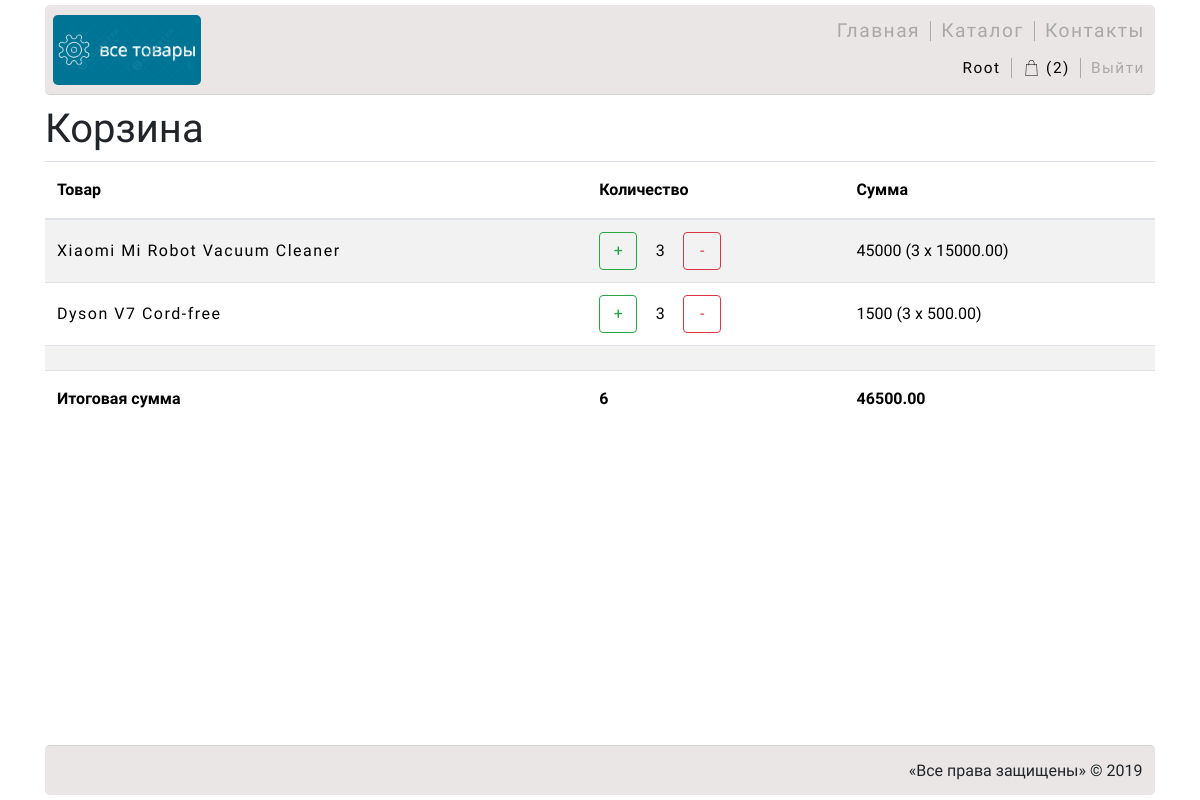
Before: /cart/ (signed in) with the older database file.
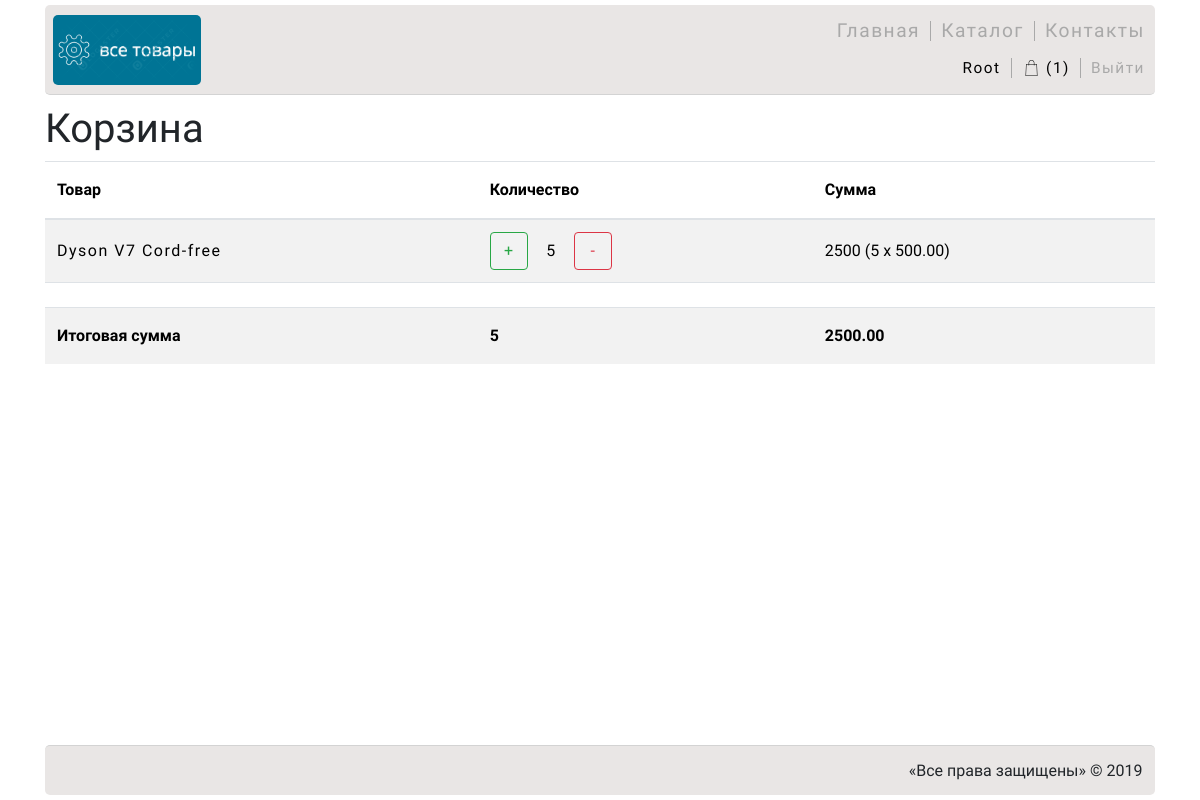
After: the same page with the newer database file.
### authapp/models.py (models this page shows)
class ShopUser(AbstractUser):
    GENDER_TYPE_CHOICES = (
        (-1, 'Не указан'),
        (0, 'Женский'),
        (1, 'Мужской')
    )
    firstname = models.CharField(verbose_name='Имя', max_length=64, null=True)
    lastname = models.CharField(verbose_name='Фамилия', max_length=128, blank=True)
    gender = models.SmallIntegerField(verbose_name='Пол', choices=GENDER_TYPE_CHOICES, default=-1)
    age = models.PositiveIntegerField(verbose_name='Возраст')
    avatar = models.ImageField(verbose_name='Аватар', upload_to='avatars', blank=True)

### cartapp/models.py (models this page shows, shortened)
class ShopCart(models.Model):
    class Meta:
        unique_together = ('user', 'product')
        verbose_name = 'Корзина'
        verbose_name_plural = 'Корзины'
    user = models.ForeignKey(settings.AUTH_USER_MODEL,
                             on_delete=models.CASCADE, related_name='cart')
    product = models.ForeignKey(Products, on_delete=models.CASCADE)
    quantity = models.IntegerField(verbose_name='Количество', default=0)
    created_at = models.DateTimeField(verbose_name='Время добавления товара',
                                      auto_now_add=True)

### mainapp/models.py (models this page shows, shortened)
class Products(models.Model):
    class Meta:
        verbose_name = 'Product'
        verbose_name_plural = 'Products'
    category = models.ForeignKey(ProductCategory, on_delete=models.CASCADE)
    name = models.CharField(verbose_name='name of product', max_length=64)
    short_description = models.CharField(verbose_name='short comment of product', max_length=512)
    full_description = models.TextField(verbose_name='large protuct description', blank=True)
    overview = models.TextField(verbose_name='large product review', blank=True)
    image_preview = models.ImageField(upload_to='product-img', blank=True)
    price = models.DecimalField(verbose_name='product price', max_digits=8, decimal_places=2, default=0)
    quantity = models.PositiveIntegerField(verbose_name='stock quantity', default=0)

### cartapp/views.py (the view)
# urls.py: path('', cartapp.show, name='index'),
@login_required
def show(request):
    title = 'Все товары | Корзина'
    cart = ShopCart.objects.select_related(
        'product'
    ).filter(user=request.user).all()
    return render(request, 'cartapp/cart.html',
                  {'title': title,
                   'cart': cart, })

### cartapp/templatetags/cart_extras.py (called while the page is built)
@register.filter
def summary_price(cart):
    summary_price = 0
    for card_id in cart:
        summary_price += card_id.quantity * card_id.product.price
    return summary_price

@register.filter
def summary_count(cart):
    summary_count = 0
    for card_id in cart:
        summary_count += card_id.quantity
    return summary_count

### cartapp/templates/cartapp/cart.html (shortened to what this page needs)
{% extends 'mainapp/include/base.html' %}
{% load static %}
{% block content %}
    <h1>Корзина</h1>
    <table class="table table-striped">
        <thead>
        <tr>
            <th scope="col" class="cart-text cart-text-head">Товар</th>
            <th scope="col" class="cart-text cart-text-head">Количество</th>
            <th scope="col" class="cart-text cart-text-head">Cумма</th>
        </tr>
        </thead>
        <tbody>
            {% include 'cartapp/include/cart_tbody.html' %}
        </tbody>
    </table>
{% endblock %}

### mainapp/templates/mainapp/include/base.html (shortened to what this page needs)
<!DOCTYPE html>
<html lang="ru">
{% load static %}
<head>
    <link rel="stylesheet" href="{% static 'mainapp/css/main.css' %}">
    <link rel="stylesheet" href="{% static 'mainapp/css/contacts.css' %}">
    <link rel="stylesheet" href="{% static 'mainapp/css/styles.css' %}">
    <link rel="stylesheet" href="https://stackpath.bootstrapcdn.com/bootstrap/4.3.1/css/bootstrap.min.css"
>
</head>
<body>
<div class="container">
    <dev class="top">
        <div class="header">
            <a href="/"><img class="logo" src="{% static 'mainapp/img/logo.png' %}" alt="Все товары"></a>
            <div class="right-part-header">
                <div class="menu">
                    <ul class="menu-list">
                        <li class="menu-list-li"><a
                                class="menu-list-a {% if request.resolver_match.view_name == 'index' %}active-menu-list-a{% endif %}"
                                href="{% url 'index' %}">Главная</a></li>
                        <li class="menu-list-li"><a
                                class="menu-list-a {% if request.resolver_match.namespace == 'products' %}active-menu-list-a{% endif %}"
                                href="{% url 'products:index' %}">Каталог</a></li>
                        <li class="menu-list-li"><a
                                class="menu-list-a {% if request.resolver_match.view_name == 'contacts' %}active-menu-list-a{% endif %}"
                                href="{% url 'contacts' %}">Контакты</a></li>
                    </ul>
                </div>
                <div class="login">
                    <ul class="menu-list">
                        {% if user.is_authenticated %}
                            <li class="menu-list-li">
                                <a class="menu-list-a active-menu-list-a" href="{% url 'auth:edit' %}">
                                    {{ user.username | capfirst }}
                                </a>
                            </li>
                            <li class="menu-list-li">
                                <a class="menu-list-a active-menu-list-a cart-link {% if request.resolver_match.namespace == 'cart' %}cart-link-active{% endif %}"
                                   href="{% url 'cart:index' %}">
                                    <img src="{% static 'mainapp/img/shopping-bag.svg' %}"
                                         class="cart-img" alt="cart">
                                    {% if user.cart.count > 0 %}
                                        ({{ user.cart.count }})
                                    {% endif %}
                                </a>
                            </li>
                            <li class="menu-list-li">
                                <a class="menu-list-a" href="{% url 'auth:logout' %}">Выйти</a>
                            </li>
                        {% endif %}
                    </ul>
                </div>
            </div>
        </div>
        <div class="content">
            {% block content %}
            {% endblock %}
        </div>
    </dev>
    <div class="footer">
        <div class="footer-rights">
            <p>&laquo;Все права защищены&raquo; &copy;&nbsp;2019</p>
        </div>
    </div>
</div>
</body>
</html>

### cartapp/templates/cartapp/include/cart_tbody.html
{% load cart_extras %}
{% for item in cart %}
    <tr>
        <td scope="row" class="cart-table-td">
            <a class="menu-list-a cart-text" href="{% url 'products:detail' item.product.id %}">
                {{ item.product.name }}
            </a>
        </td>
        <td class="cart-text cart-table-td" id="quantity">
            <div class="d-flex justify-content-begin">
                <button class="btn btn-outline-success mr-1 cart-button" type="submit" value="+">
                    +
                </button>
                <div class="text-center mr-1 cart-input-quantity" type="number"
                      name="{{ item.product.pk }}" value="{{ item.quantity }}">
                    {{ item.quantity }}
                </div>
                <button class="btn btn-outline-danger cart-button" type="submit" value="-">
                    -
                </button>
            </div>
        </td>
        <td class="cart-text cart-table-td">
            {% widthratio item.product.price 1 item.quantity %}
            ({{ item.quantity }} x {{ item.product.price }})
        </td>
    </tr>
{% endfor %}
<tr>
    <td></td>
    <td></td>
    <td></td>
</tr>
<tr>
    <td class="cart-table-td"><span class="cart-text cart-text-head text-left">Итоговая сумма</span></td>
    <td class="cart-table-td"><span class="cart-text cart-text-head text-left">{{ cart | summary_count }}</span>
    </td>
    <td class="cart-table-td"><span class="cart-text cart-text-head text-left">{{ cart | summary_price }}</span>
    </td>
</tr>

### static/mainapp/css/main.css (style rules this page uses)
* { margin: 0; padding: 0; }
html, body { height: 100%; color: black; }
h1, h2, h3 { font-family: "Raleway"; font-weight: 400; }
.container { max-width: 1000px; margin: 0 auto; display: flex; flex-direction: column; min-height: 100%; }
.header { min-height: 90px; display: flex; justify-content: space-between; align-items: center; background-image: url(../img/background-header-footer.png); padding-top: 5px; padding-bottom: 5px; margin-top: 5px; margin-bottom: 10px; border-bottom: 1px solid lightgray; border-radius: 5px; }
.top { flex-grow: 1 }
.footer { min-height: 50px; display: flex; justify-content: flex-end; background-image: url(../img/background-header-footer.png); margin-top: 10px; border-top: 1px solid lightgray; margin-bottom: 5px; position: relative; border-radius: 5px; }
.footer-rights { font-family: "Raleway"; position: absolute; right: 12.5px; top: 12.5px; }
.right-part-header { display: flex; flex-direction: column; justify-content: space-around; height: 75px; }
.logo { margin-left: 8px; height: 70px; border-radius: 5px; }
.login { font-size: 0.8rem; }
.menu-list { display: flex; justify-content: flex-end; align-content: center; list-style-type: none; margin: 0; }
.menu-list li { height: 20px; line-height: 20px; padding: 0 10px; border-right: 1px solid darkgray; }
.menu-list li:last-child { border: none; }
.menu-list-a { font-size: 1.2em; font-weight: lighter; font-family: "Raleway", sans-serif; letter-spacing: 1.5px; text-decoration: none; color: darkgray; }
.active-menu-list-a { color: black; }
.cart-link { opacity: 0.5; }
.cart-link:hover, .cart-link-active { opacity: 1; }
.cart-img { width: 1.2rem; height: 1.2rem; padding-bottom: 3px; }
.cart-text { line-height: 2rem; font-size: 1rem; font-weight: lighter; font-family: "Raleway", sans-serif; color: black; }
.cart-text-head { font-weight: bold; }
.cart-table-td { vertical-align: middle !important; }
.cart-button, .cart-input-quantity { min-width: 38px; height: 38px; line-height: 38px; }

Changed rows visible on the page:
removed ShopCart: product.name "Xiaomi Mi Robot Vacuum Cleaner", quantity "3", product+quantity "45000", product.price "15000.00", quantity.quantity "6", quantity+product "46500.00"
changed ShopUser "Root": cart.count "2" → "1"
changed ShopCart "Dyson V7 Cord-free": quantity "3" → "5"; product+quantity "1500" → "2500"
Other visible differences:
{{ cart | summary_count }}: "6" → "5"
{{ cart | summary_price }}: "46500.00" → "2500.00"
